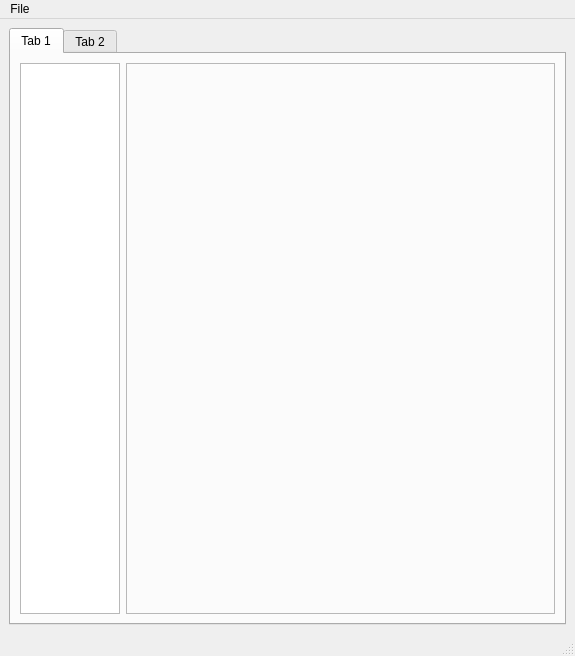
<?xml version="1.0" encoding="UTF-8"?>
<ui version="4.0">
 <class>vizall</class>
 <widget class="QMainWindow" name="vizall">
  <property name="geometry">
   <rect>
    <x>0</x>
    <y>0</y>
    <width>575</width>
    <height>656</height>
   </rect>
  </property>
  <property name="windowTitle">
   <string>MainWindow</string>
  </property>
  <widget class="QWidget" name="centralwidget">
   <layout class="QGridLayout" name="gridLayout">
    <item row="0" column="0">
     <widget class="QTabWidget" name="tabWidget">
      <widget class="QWidget" name="tab">
       <attribute name="title">
        <string>Tab 1</string>
       </attribute>
       <layout class="QGridLayout" name="gridLayout_2">
        <item row="0" column="0">
         <widget class="QListView" name="listView">
          <property name="sizePolicy">
           <sizepolicy hsizetype="Fixed" vsizetype="Expanding">
            <horstretch>0</horstretch>
            <verstretch>0</verstretch>
           </sizepolicy>
          </property>
          <property name="maximumSize">
           <size>
            <width>100</width>
            <height>16777215</height>
           </size>
          </property>
         </widget>
        </item>
        <item row="0" column="1">
         <widget class="QFrame" name="frame">
          <property name="frameShape">
           <enum>QFrame::StyledPanel</enum>
          </property>
          <property name="frameShadow">
           <enum>QFrame::Raised</enum>
          </property>
         </widget>
        </item>
       </layout>
      </widget>
      <widget class="QWidget" name="tab_2">
       <attribute name="title">
        <string>Tab 2</string>
       </attribute>
      </widget>
     </widget>
    </item>
   </layout>
  </widget>
  <widget class="QStatusBar" name="statusbar"/>
  <widget class="QMenuBar" name="menubar">
   <property name="geometry">
    <rect>
     <x>0</x>
     <y>0</y>
     <width>575</width>
     <height>22</height>
    </rect>
   </property>
   <widget class="QMenu" name="menuFile">
    <property name="title">
     <string>File</string>
    </property>
    <addaction name="actionSave"/>
    <addaction name="actionLoad"/>
   </widget>
   <addaction name="menuFile"/>
  </widget>
  <action name="actionSave">
   <property name="text">
    <string>Save</string>
   </property>
  </action>
  <action name="actionLoad">
   <property name="text">
    <string>Load</string>
   </property>
  </action>
 </widget>
 <resources/>
 <connections/>
</ui>
